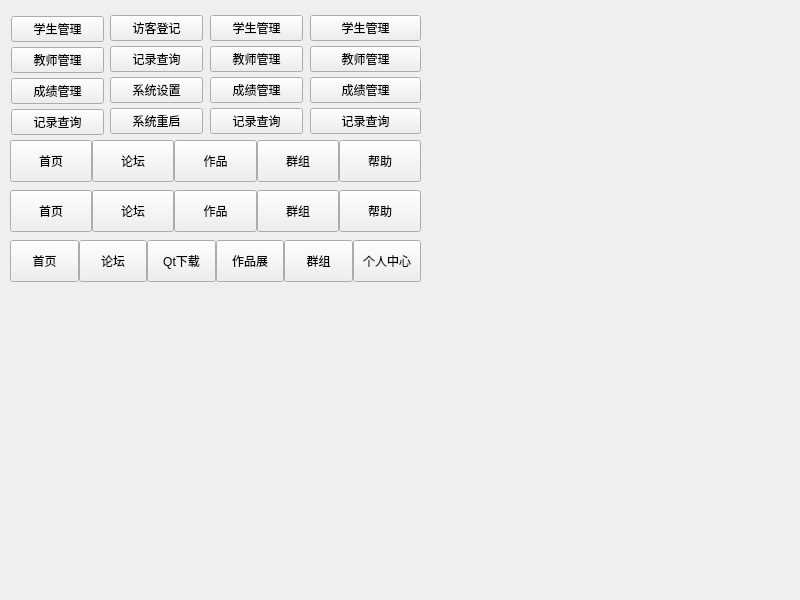
<?xml version="1.0" encoding="UTF-8"?>
<ui version="4.0">
 <class>frmNavButton</class>
 <widget class="QWidget" name="frmNavButton">
  <property name="geometry">
   <rect>
    <x>0</x>
    <y>0</y>
    <width>800</width>
    <height>600</height>
   </rect>
  </property>
  <property name="windowTitle">
   <string>frmNavButton</string>
  </property>
  <widget class="QWidget" name="widgetNav1" native="true">
   <property name="geometry">
    <rect>
     <x>11</x>
     <y>11</y>
     <width>93</width>
     <height>132</height>
    </rect>
   </property>
   <layout class="QVBoxLayout" name="verticalLayout">
    <property name="spacing">
     <number>0</number>
    </property>
    <property name="leftMargin">
     <number>0</number>
    </property>
    <property name="topMargin">
     <number>0</number>
    </property>
    <property name="rightMargin">
     <number>0</number>
    </property>
    <property name="bottomMargin">
     <number>0</number>
    </property>
    <item>
     <widget class="NavButton" name="navButton11">
      <property name="text">
       <string>学生管理</string>
      </property>
     </widget>
    </item>
    <item>
     <widget class="NavButton" name="navButton12">
      <property name="text">
       <string>教师管理</string>
      </property>
     </widget>
    </item>
    <item>
     <widget class="NavButton" name="navButton13">
      <property name="text">
       <string>成绩管理</string>
      </property>
     </widget>
    </item>
    <item>
     <widget class="NavButton" name="navButton14">
      <property name="text">
       <string>记录查询</string>
      </property>
     </widget>
    </item>
   </layout>
  </widget>
  <widget class="QWidget" name="widgetNav3" native="true">
   <property name="geometry">
    <rect>
     <x>210</x>
     <y>10</y>
     <width>93</width>
     <height>132</height>
    </rect>
   </property>
   <layout class="QVBoxLayout" name="verticalLayout_3">
    <property name="spacing">
     <number>0</number>
    </property>
    <property name="leftMargin">
     <number>0</number>
    </property>
    <property name="topMargin">
     <number>0</number>
    </property>
    <property name="rightMargin">
     <number>0</number>
    </property>
    <property name="bottomMargin">
     <number>0</number>
    </property>
    <item>
     <widget class="NavButton" name="navButton31">
      <property name="text">
       <string>学生管理</string>
      </property>
     </widget>
    </item>
    <item>
     <widget class="NavButton" name="navButton32">
      <property name="text">
       <string>教师管理</string>
      </property>
     </widget>
    </item>
    <item>
     <widget class="NavButton" name="navButton33">
      <property name="text">
       <string>成绩管理</string>
      </property>
     </widget>
    </item>
    <item>
     <widget class="NavButton" name="navButton34">
      <property name="text">
       <string>记录查询</string>
      </property>
     </widget>
    </item>
   </layout>
  </widget>
  <widget class="QWidget" name="widgetNav2" native="true">
   <property name="geometry">
    <rect>
     <x>110</x>
     <y>10</y>
     <width>93</width>
     <height>132</height>
    </rect>
   </property>
   <layout class="QVBoxLayout" name="verticalLayout_2">
    <property name="spacing">
     <number>0</number>
    </property>
    <property name="leftMargin">
     <number>0</number>
    </property>
    <property name="topMargin">
     <number>0</number>
    </property>
    <property name="rightMargin">
     <number>0</number>
    </property>
    <property name="bottomMargin">
     <number>0</number>
    </property>
    <item>
     <widget class="NavButton" name="navButton21">
      <property name="text">
       <string>访客登记</string>
      </property>
     </widget>
    </item>
    <item>
     <widget class="NavButton" name="navButton22">
      <property name="text">
       <string>记录查询</string>
      </property>
     </widget>
    </item>
    <item>
     <widget class="NavButton" name="navButton23">
      <property name="text">
       <string>系统设置</string>
      </property>
     </widget>
    </item>
    <item>
     <widget class="NavButton" name="navButton24">
      <property name="text">
       <string>系统重启</string>
      </property>
     </widget>
    </item>
   </layout>
  </widget>
  <widget class="QWidget" name="widgetNav4" native="true">
   <property name="geometry">
    <rect>
     <x>310</x>
     <y>10</y>
     <width>111</width>
     <height>132</height>
    </rect>
   </property>
   <layout class="QVBoxLayout" name="verticalLayout_4">
    <property name="spacing">
     <number>0</number>
    </property>
    <property name="leftMargin">
     <number>0</number>
    </property>
    <property name="topMargin">
     <number>0</number>
    </property>
    <property name="rightMargin">
     <number>0</number>
    </property>
    <property name="bottomMargin">
     <number>0</number>
    </property>
    <item>
     <widget class="NavButton" name="navButton43">
      <property name="text">
       <string>学生管理</string>
      </property>
     </widget>
    </item>
    <item>
     <widget class="NavButton" name="navButton42">
      <property name="text">
       <string>教师管理</string>
      </property>
     </widget>
    </item>
    <item>
     <widget class="NavButton" name="navButton41">
      <property name="text">
       <string>成绩管理</string>
      </property>
     </widget>
    </item>
    <item>
     <widget class="NavButton" name="navButton44">
      <property name="text">
       <string>记录查询</string>
      </property>
     </widget>
    </item>
   </layout>
  </widget>
  <widget class="QWidget" name="widgetNav5" native="true">
   <property name="geometry">
    <rect>
     <x>10</x>
     <y>140</y>
     <width>411</width>
     <height>42</height>
    </rect>
   </property>
   <layout class="QHBoxLayout" name="horizontalLayout">
    <property name="spacing">
     <number>0</number>
    </property>
    <property name="leftMargin">
     <number>0</number>
    </property>
    <property name="topMargin">
     <number>0</number>
    </property>
    <property name="rightMargin">
     <number>0</number>
    </property>
    <property name="bottomMargin">
     <number>0</number>
    </property>
    <item>
     <widget class="NavButton" name="navButton51">
      <property name="sizePolicy">
       <sizepolicy hsizetype="Minimum" vsizetype="Expanding">
        <horstretch>0</horstretch>
        <verstretch>0</verstretch>
       </sizepolicy>
      </property>
      <property name="text">
       <string>首页</string>
      </property>
     </widget>
    </item>
    <item>
     <widget class="NavButton" name="navButton52">
      <property name="sizePolicy">
       <sizepolicy hsizetype="Minimum" vsizetype="Expanding">
        <horstretch>0</horstretch>
        <verstretch>0</verstretch>
       </sizepolicy>
      </property>
      <property name="text">
       <string>论坛</string>
      </property>
     </widget>
    </item>
    <item>
     <widget class="NavButton" name="navButton53">
      <property name="sizePolicy">
       <sizepolicy hsizetype="Minimum" vsizetype="Expanding">
        <horstretch>0</horstretch>
        <verstretch>0</verstretch>
       </sizepolicy>
      </property>
      <property name="text">
       <string>作品</string>
      </property>
     </widget>
    </item>
    <item>
     <widget class="NavButton" name="navButton54">
      <property name="sizePolicy">
       <sizepolicy hsizetype="Minimum" vsizetype="Expanding">
        <horstretch>0</horstretch>
        <verstretch>0</verstretch>
       </sizepolicy>
      </property>
      <property name="text">
       <string>群组</string>
      </property>
     </widget>
    </item>
    <item>
     <widget class="NavButton" name="navButton55">
      <property name="sizePolicy">
       <sizepolicy hsizetype="Minimum" vsizetype="Expanding">
        <horstretch>0</horstretch>
        <verstretch>0</verstretch>
       </sizepolicy>
      </property>
      <property name="text">
       <string>帮助</string>
      </property>
     </widget>
    </item>
   </layout>
  </widget>
  <widget class="QWidget" name="widgetNav6" native="true">
   <property name="geometry">
    <rect>
     <x>10</x>
     <y>190</y>
     <width>411</width>
     <height>42</height>
    </rect>
   </property>
   <layout class="QHBoxLayout" name="horizontalLayout_2">
    <property name="spacing">
     <number>0</number>
    </property>
    <property name="leftMargin">
     <number>0</number>
    </property>
    <property name="topMargin">
     <number>0</number>
    </property>
    <property name="rightMargin">
     <number>0</number>
    </property>
    <property name="bottomMargin">
     <number>0</number>
    </property>
    <item>
     <widget class="NavButton" name="navButton61">
      <property name="sizePolicy">
       <sizepolicy hsizetype="Minimum" vsizetype="Expanding">
        <horstretch>0</horstretch>
        <verstretch>0</verstretch>
       </sizepolicy>
      </property>
      <property name="text">
       <string>首页</string>
      </property>
     </widget>
    </item>
    <item>
     <widget class="NavButton" name="navButton62">
      <property name="sizePolicy">
       <sizepolicy hsizetype="Minimum" vsizetype="Expanding">
        <horstretch>0</horstretch>
        <verstretch>0</verstretch>
       </sizepolicy>
      </property>
      <property name="text">
       <string>论坛</string>
      </property>
     </widget>
    </item>
    <item>
     <widget class="NavButton" name="navButton63">
      <property name="sizePolicy">
       <sizepolicy hsizetype="Minimum" vsizetype="Expanding">
        <horstretch>0</horstretch>
        <verstretch>0</verstretch>
       </sizepolicy>
      </property>
      <property name="text">
       <string>作品</string>
      </property>
     </widget>
    </item>
    <item>
     <widget class="NavButton" name="navButton64">
      <property name="sizePolicy">
       <sizepolicy hsizetype="Minimum" vsizetype="Expanding">
        <horstretch>0</horstretch>
        <verstretch>0</verstretch>
       </sizepolicy>
      </property>
      <property name="text">
       <string>群组</string>
      </property>
     </widget>
    </item>
    <item>
     <widget class="NavButton" name="navButton65">
      <property name="sizePolicy">
       <sizepolicy hsizetype="Minimum" vsizetype="Expanding">
        <horstretch>0</horstretch>
        <verstretch>0</verstretch>
       </sizepolicy>
      </property>
      <property name="text">
       <string>帮助</string>
      </property>
     </widget>
    </item>
   </layout>
  </widget>
  <widget class="QWidget" name="widgetNav7" native="true">
   <property name="geometry">
    <rect>
     <x>10</x>
     <y>240</y>
     <width>411</width>
     <height>42</height>
    </rect>
   </property>
   <layout class="QHBoxLayout" name="horizontalLayout_3">
    <property name="spacing">
     <number>0</number>
    </property>
    <property name="leftMargin">
     <number>0</number>
    </property>
    <property name="topMargin">
     <number>0</number>
    </property>
    <property name="rightMargin">
     <number>0</number>
    </property>
    <property name="bottomMargin">
     <number>0</number>
    </property>
    <item>
     <widget class="NavButton" name="navButton71">
      <property name="sizePolicy">
       <sizepolicy hsizetype="Minimum" vsizetype="Expanding">
        <horstretch>0</horstretch>
        <verstretch>0</verstretch>
       </sizepolicy>
      </property>
      <property name="text">
       <string>首页</string>
      </property>
     </widget>
    </item>
    <item>
     <widget class="NavButton" name="navButton72">
      <property name="sizePolicy">
       <sizepolicy hsizetype="Minimum" vsizetype="Expanding">
        <horstretch>0</horstretch>
        <verstretch>0</verstretch>
       </sizepolicy>
      </property>
      <property name="text">
       <string>论坛</string>
      </property>
     </widget>
    </item>
    <item>
     <widget class="NavButton" name="navButton73">
      <property name="sizePolicy">
       <sizepolicy hsizetype="Minimum" vsizetype="Expanding">
        <horstretch>0</horstretch>
        <verstretch>0</verstretch>
       </sizepolicy>
      </property>
      <property name="text">
       <string>Qt下载</string>
      </property>
     </widget>
    </item>
    <item>
     <widget class="NavButton" name="navButton74">
      <property name="sizePolicy">
       <sizepolicy hsizetype="Minimum" vsizetype="Expanding">
        <horstretch>0</horstretch>
        <verstretch>0</verstretch>
       </sizepolicy>
      </property>
      <property name="text">
       <string>作品展</string>
      </property>
     </widget>
    </item>
    <item>
     <widget class="NavButton" name="navButton75">
      <property name="sizePolicy">
       <sizepolicy hsizetype="Minimum" vsizetype="Expanding">
        <horstretch>0</horstretch>
        <verstretch>0</verstretch>
       </sizepolicy>
      </property>
      <property name="text">
       <string>群组</string>
      </property>
     </widget>
    </item>
    <item>
     <widget class="NavButton" name="navButton76">
      <property name="sizePolicy">
       <sizepolicy hsizetype="Minimum" vsizetype="Expanding">
        <horstretch>0</horstretch>
        <verstretch>0</verstretch>
       </sizepolicy>
      </property>
      <property name="text">
       <string>个人中心</string>
      </property>
     </widget>
    </item>
   </layout>
  </widget>
 </widget>
 <customwidgets>
  <customwidget>
   <class>NavButton</class>
   <extends>QPushButton</extends>
   <header>navbutton.h</header>
  </customwidget>
 </customwidgets>
 <resources/>
 <connections/>
</ui>
